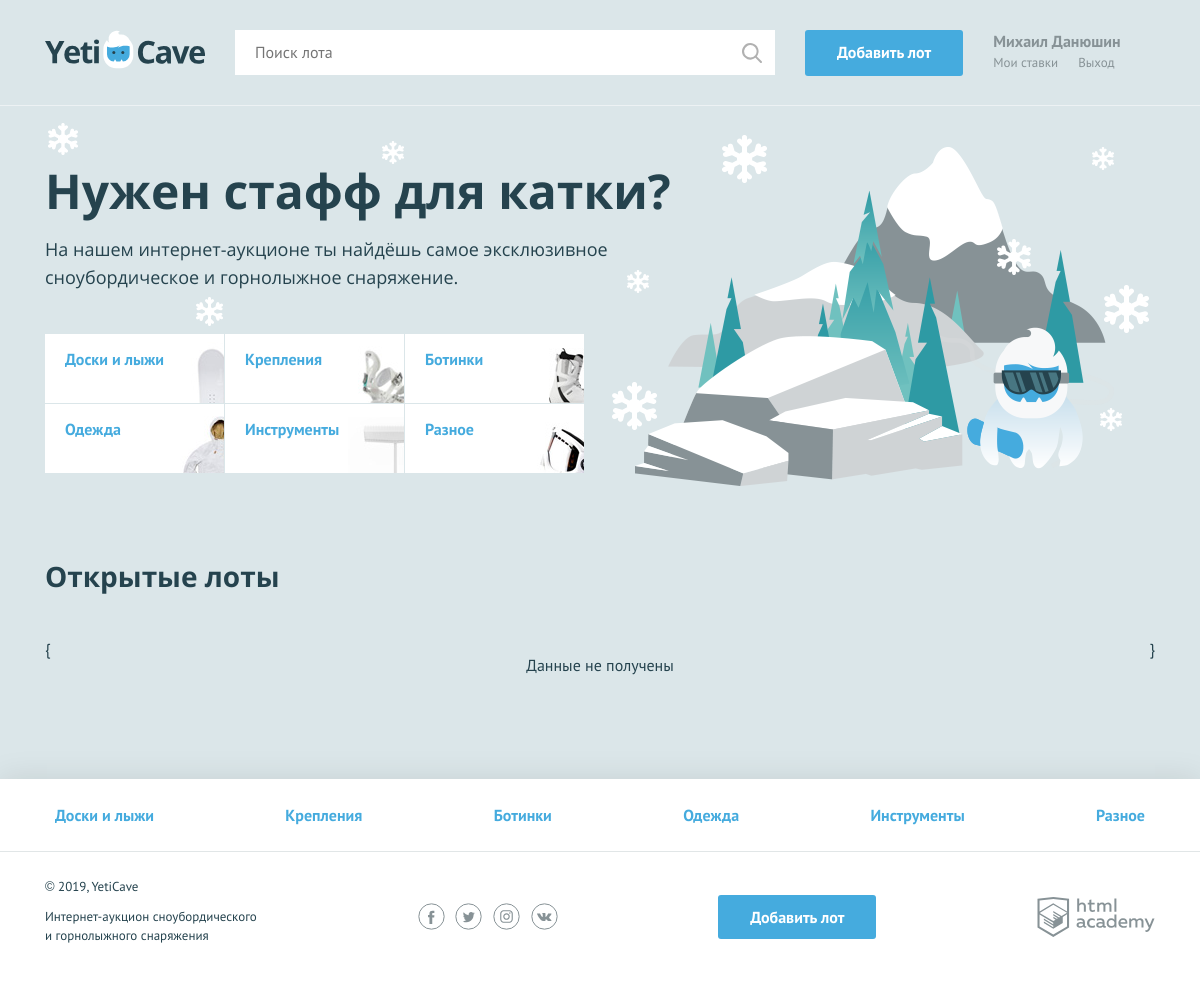
The page / on the database its author committed.
### tables this page shows
CREATE TABLE categories (
	id                      INT AUTO_INCREMENT PRIMARY KEY,
	category                VARCHAR(100) UNIQUE,
  code                    VARCHAR(75) UNIQUE
);

### helpers.php (called while the page is built, shortened)
<?php
function include_template($name, array $data = []) {
    $name = 'templates/' . $name;
    extract($data);
    require $name;
    $result = ob_get_clean();
    return $result;
}
?>

### functions.php (called while the page is built, shortened)
<?php
function check_con_result($con, $query)
{
    $result = mysqli_query($con, $query);
    return $result;
}
function get_data($con, $query)
{
    $data = null;
    $result = check_con_result($con, $query);
    if ($result) {
        $data = mysqli_fetch_all($result, MYSQLI_ASSOC);
    }
    return $data;
};
function get_cats($con)
{
    $cats_query = '
    SELECT
        code,
        category,
        id
    FROM categories';
    return get_data($con, $cats_query);
}
function get_lots($con)
{
    $lots_query = '
    SELECT
        l.id,
        name,
        description,
        start_cost,
        img_link,
        termination_date,
        category
    FROM lots l
        JOIN categories ON category_id = categories.id
    WHERE termination_date > STR_TO_DATE(now(), "%Y-%m-%d")';
    return get_data($con, $lots_query);
}

### templates/main.php (the view, shortened to what this page needs)
<main class="container">
<section class="promo">
    <h2 class="promo__title">Нужен стафф для катки?</h2>
    <p class="promo__text">На нашем интернет-аукционе ты найдёшь самое эксклюзивное сноубордическое и горнолыжное снаряжение.</p>
    <ul class="promo__list">
        <?php if ($cats == null) :?> {
            <p> Данные не получены</p>
            }
        <?php else :?>
            <?php foreach ($cats as $cat) :?>
            <li class="promo__item promo__item--<?= $cat['code']; ?>">
                <a class="promo__link" href="pages/all-lots.html"><?= htmlspecialchars($cat['category']); ?></a>
            </li>
            <?php endforeach;?>
        <?php endif ?>
    </ul>
</section>
<section class="lots">
    <div class="lots__header">
        <h2>Открытые лоты</h2>
    </div>
    <ul class="lots__list">
        <?php if ($lots == null) :?> {
            <p> Данные не получены</p>
            }
        <?php endif  ?>
    </ul>
</section>
</main>

### templates/layout.php (shortened to what this page needs)
<!DOCTYPE html>
<html lang="ru">
<head>
    <link href="../css/normalize.min.css" rel="stylesheet">
    <link href="../css/style.css" rel="stylesheet">
</head>
<body>
    <div class="page-wrapper">
        <header class="main-header">
            <div class="main-header__container container">
                <a class="main-header__logo">
                    <img src="../img/logo.svg" width="160" height="39" alt="Логотип компании YetiCave">
                </a>
                <form class="main-header__search" method="get" action="https://echo.htmlacademy.ru" autocomplete="off">
                    <input type="search" name="search" placeholder="Поиск лота">
                    <input class="main-header__search-btn" type="submit" name="find" value="Найти">
                </form>
                <a class="main-header__add-lot button" href="add.php">Добавить лот</a>
                <nav class="user-menu">
                    <?php if ($is_auth) : ?>
                        <div class="user-menu__logged">
                            <p><?= $user_name; ?></p>
                            <a class="user-menu__bets" href="pages/my-bets.html">Мои ставки</a>
                            <a class="user-menu__logout" href="#">Выход</a>
                        </div>
                    <?php endif; ?>
                </nav>
            </div>
        </header>
            <?= $content; ?>
    </div>
    <footer class="main-footer">
        <nav class="nav">
            <ul class="nav__list container">
                <?php foreach ($cats as $cat) : ?>
                    <li class="nav__item">
                        <a href="pages/all-lots.html"><?= $cat['category']; ?></a>
                    </li>
                <?php endforeach; ?>
            </ul>
        </nav>
        <div class="main-footer__bottom container">
            <div class="main-footer__copyright">
                <p>© 2019, YetiCave</p>
                <p>Интернет-аукцион сноубордического и горнолыжного снаряжения</p>
            </div>
            <div class="main-footer__social social">
                <a class="social__link social__link--facebook" href="#">
                </a>
                <a class="social__link social__link--twitter" href="#">
                </a>
                <a class="social__link social__link--instagram" href="#">
                </a>
                <a class="social__link social__link--vkontakte" href="#">
                </a>
            </div>
            <a class="main-footer__add-lot button" href="add-lot.html">Добавить лот</a>
            <div class="main-footer__developed-by">
                <a class="logo-academy" href="https://htmlacademy.ru/intensive/php">
                </a>
            </div>
        </div>
    </footer>
</body>
</html>

### rows shown on the page
categories: category "Доски и лыжи"
categories: category "Крепления"
categories: category "Ботинки"
categories: category "Одежда"
categories: category "Инструменты"
categories: category "Разное"

### other values the page prints
$user_name "Михаил Данюшин"
